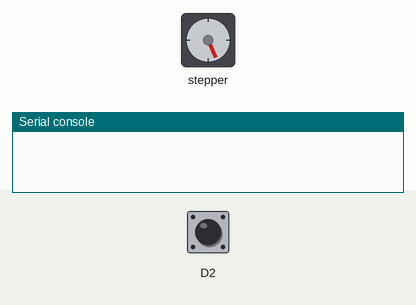
This program was run on a simulated CircuitPython board. Parts: stepper motor, the last lines printed to the serial console. Inputs (shaded band) come from the test bench; at power-on: D2 HIGH. The stepper is drawn at 200 steps a turn.

Above: at 1.2 s.
1.3 s: D2 pulled LOW for 0.15 s
At 1.66 s:
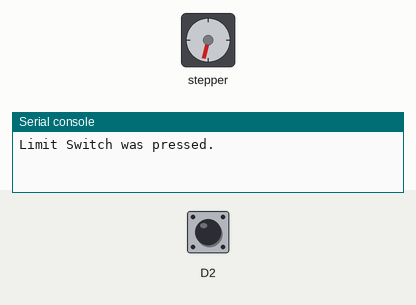
4.4 s: D2 pulled LOW for 1 s
At 5.57 s:
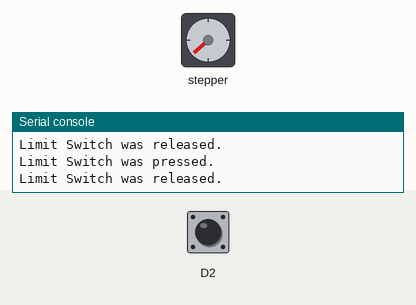
7.4 s: D2 pulsed LOW 2 times (0.12 s each, 0.3 s apart)
At 7.97 s:
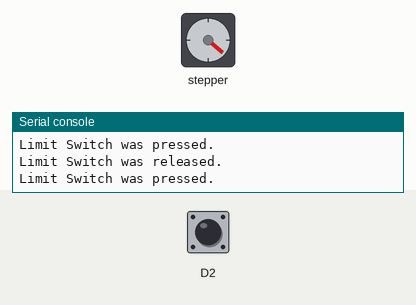
11.0 s: D2 pulsed LOW 5 times (0.12 s each, 0.3 s apart)
Timing chart, 0 to 16.5 s (numbered marks = the images above; inputs shaded):
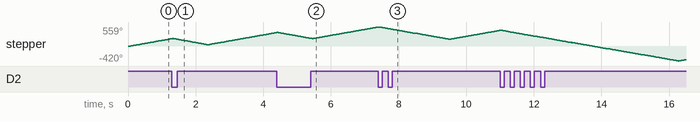

The program:

limitstepper.py
```python
"""
Engineering 3
Limit Switch + Stepper Motor STARTER CODE

"""

# Imports the needed libraries for your board.
import asyncio
import board
import keypad
import time
import digitalio
from adafruit_motor import stepper


DELAY = 0.01   # Sets the delay time for in-between each step of the stepper motor.
STEPS = 100    # Sets the number of steps. 100 is half a full rotation for the motor we're using.

# Set up the digital pins used for the four wires of the stepper motor.
coils = (
    digitalio.DigitalInOut(board.D9),   # A1
    digitalio.DigitalInOut(board.D10),  # A2
    digitalio.DigitalInOut(board.D11),  # B1
    digitalio.DigitalInOut(board.D12),  # B2
)

# Sets each of the digital pins as an output.
for coil in coils:
    coil.direction = digitalio.Direction.OUTPUT

# Creates an instance of the stepper motor so you can send commands to it (using the Adafruit Motor library).
motor = stepper.StepperMotor(coils[0], coils[1], coils[2], coils[3], microsteps=None)


async def catch_pin_transitions(pin):
    # Print a message when pin goes low and when it goes high.
    with keypad.Keys((pin,), value_when_pressed=False) as keys:
        while True:
            event = keys.events.get()
            if event:
                if event.pressed:
                    print("Limit Switch was pressed.")
                    for step in range(STEPS):
                        motor.onestep(direction=stepper.BACKWARD, style=stepper.DOUBLE)
                        time.sleep(DELAY)
                elif event.released:
                    print("Limit Switch was released.")
            await asyncio.sleep(0)

async def run_motor():
    while(True):
        motor.onestep(style=stepper.DOUBLE)
        time.sleep(DELAY)
        await asyncio.sleep(0)

async def main():
    while(True):
        interrupt_task = asyncio.create_task(catch_pin_transitions(board.D2))
        motor_task = asyncio.create_task(run_motor())
        await asyncio.gather(interrupt_task, motor_task)

asyncio.run(main())
```
